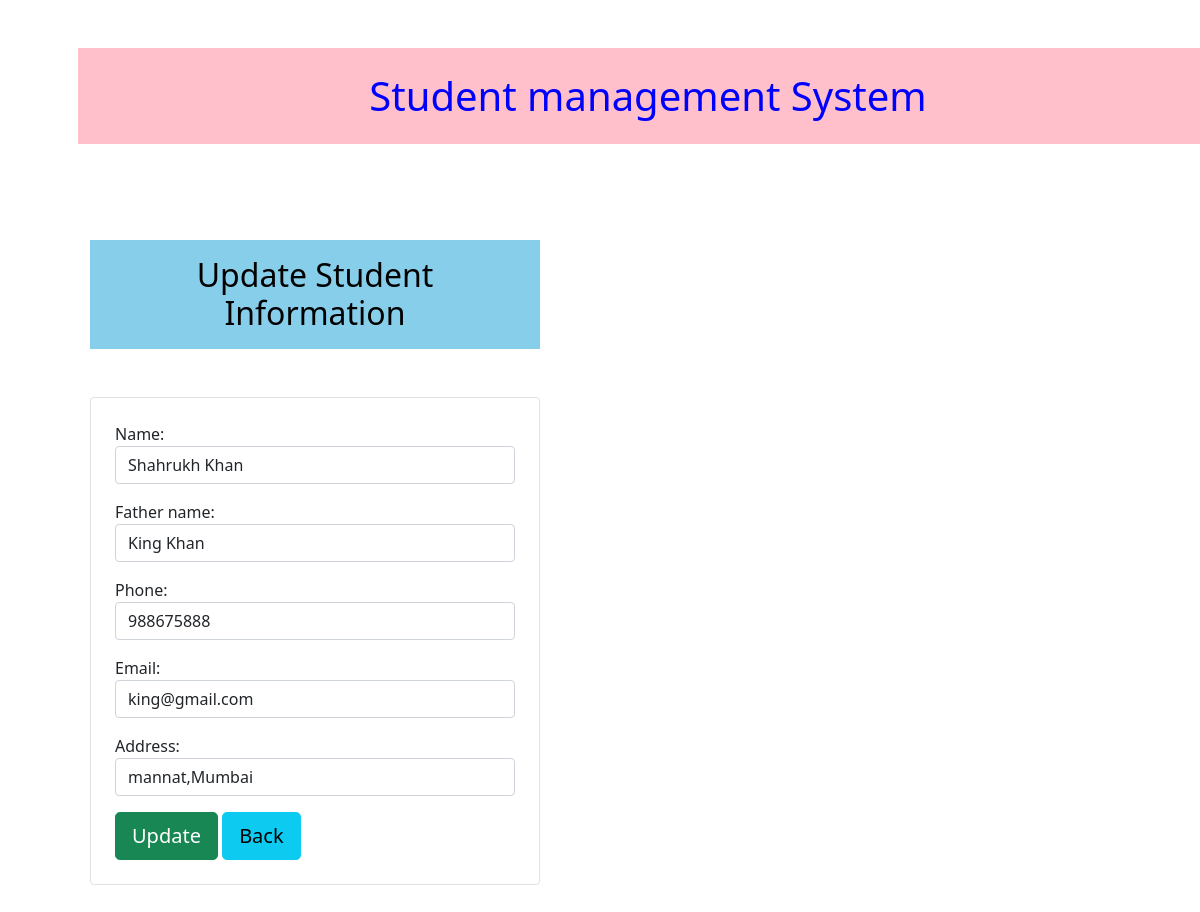
The app's page /update/12/ with its own data.
### myapp/models.py (models this page shows)
class Students(models.Model):
    name = models.CharField(max_length=70)
    father_name = models.CharField(max_length=70)
    phone = models.CharField(max_length=10)
    email=models.EmailField(max_length=100)
    address =models.CharField(max_length=500)

### myapp/views.py (the view)
# urls.py: path("update/<int:id>/",views.update_data,name="update"),
def update_data(request,id):
   if request.method == 'POST':
      pi = Students.objects.get(pk=id)
      form=student_form(request.POST, instance=pi)
      if form.is_valid():
          form.save()
   else:
      pi=Students.objects.get(pk=id)
   form=student_form(instance=pi)
   return render (request,"update.html",{"form":form})

### myapp/forms.py
class student_form(forms.ModelForm):
    class Meta:
        model=Students
        fields=['name','father_name',"phone",'email','address']
        widgets ={
             'name':forms.TextInput(attrs={'class':'form-control'}),
             'father_name':forms.TextInput(attrs={'class':'form-control'}),
             'phone':forms.TextInput(attrs={'class':'form-control'}),
             'email':forms.EmailInput(attrs={'class':'form-control'}),
             'address':forms.TextInput(attrs={'class':'form-control'}),
           }

### templates/update.html (shortened to what this page needs)
<!doctype html>
<html lang="en">
  <head>
    {% load static %}
     <link rel="stylesheet"   href="{% static 'css/bootstrap.min.css' %}">
</head>
<body>
   <div class="container ">
<div class="row">
    <h1 style="background-color: pink; color:blue;" class="m-5 p-4 text-center"> Student management System</h1>
     <div class="col-sm-6">
        <h2 style="background-color: skyblue; color: black;" class="m-5 p-3 text-center"> Update Student Information </h2>
        <form class="border rounded p-4 m-5" method="post">
          {{form.as_p}}
       <button type="submit" class="btn btn-success btn-lg">Update</button>
       <a href="{% url 'home' %}" class="btn btn-info btn-lg">Back </a>
        </form>
</div>
</div>
 </div>
  </body>
</html>

### records on screen
Students: name "Shahrukh Khan", father_name "King Khan", phone "988675888", email "king@gmail.com", address "mannat,Mumbai"
